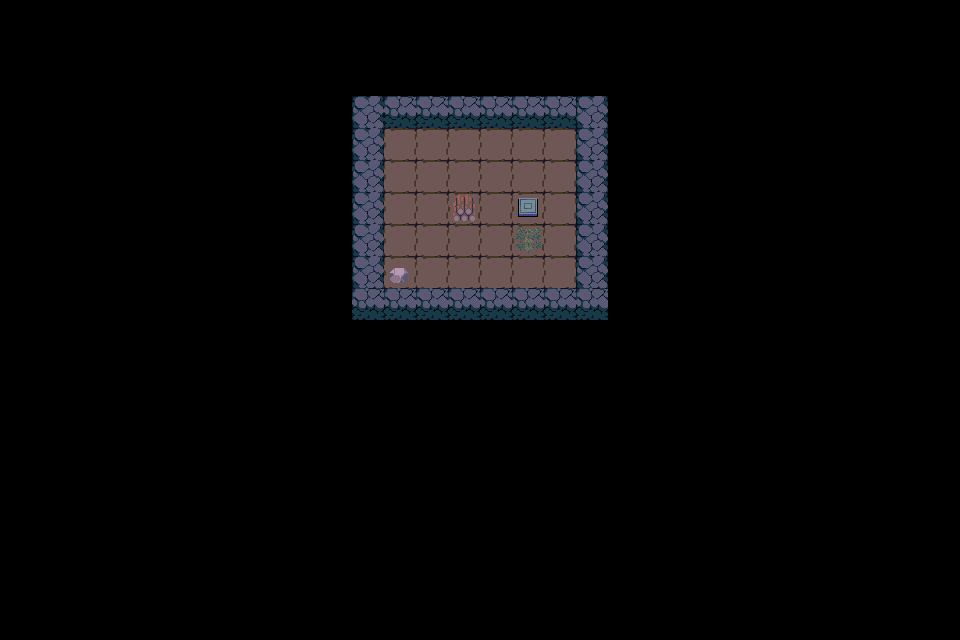

This is a level from a 2D game, rendered from its Tiled map with the project's own tilesets. A one-line summary and the complete map file follow:
An orthogonal 30x20 tile map with 32x32 px tiles, 2 tile layers (Tile Layer 1, Tile Layer 2).

<map version="1.10" tiledversion="1.12.2" orientation="orthogonal" renderorder="right-down" width="30" height="20" tilewidth="32" tileheight="32" infinite="0" nextlayerid="4" nextobjectid="2">
 <tileset firstgid="1" name="tiles" tilewidth="32" tileheight="32" tilecount="442" columns="17">
  <image source="../assets/tiles.png" width="544" height="832" />
 </tileset>
 <layer id="1" name="Tile Layer 1" width="30" height="20">
  <data encoding="csv">
0,0,0,0,0,0,0,0,0,0,0,0,0,0,0,0,0,0,0,0,0,0,0,0,0,0,0,0,0,0,
0,0,0,0,0,0,0,0,0,0,0,0,0,0,0,0,0,0,0,0,0,0,0,0,0,0,0,0,0,0,
0,0,0,0,0,0,0,0,0,0,0,0,0,0,0,0,0,0,0,0,0,0,0,0,0,0,0,0,0,0,
0,0,0,0,0,0,0,0,0,0,0,18,19,19,19,19,19,19,18,0,0,0,0,0,0,0,0,0,0,0,
0,0,0,0,0,0,0,0,0,0,0,18,1,1,1,1,1,1,18,0,0,0,0,0,0,0,0,0,0,0,
0,0,0,0,0,0,0,0,0,0,0,18,1,1,1,1,1,1,18,0,0,0,0,0,0,0,0,0,0,0,
0,0,0,0,0,0,0,0,0,0,0,18,1,1,1,1,1,1,18,0,0,0,0,0,0,0,0,0,0,0,
0,0,0,0,0,0,0,0,0,0,0,18,1,1,1,1,1,1,18,0,0,0,0,0,0,0,0,0,0,0,
0,0,0,0,0,0,0,0,0,0,0,18,1,1,1,1,1,1,18,0,0,0,0,0,0,0,0,0,0,0,
0,0,0,0,0,0,0,0,0,0,0,19,19,19,19,19,19,19,19,0,0,0,0,0,0,0,0,0,0,0,
0,0,0,0,0,0,0,0,0,0,0,0,0,0,0,0,0,0,0,0,0,0,0,0,0,0,0,0,0,0,
0,0,0,0,0,0,0,0,0,0,0,0,0,0,0,0,0,0,0,0,0,0,0,0,0,0,0,0,0,0,
0,0,0,0,0,0,0,0,0,0,0,0,0,0,0,0,0,0,0,0,0,0,0,0,0,0,0,0,0,0,
0,0,0,0,0,0,0,0,0,0,0,0,0,0,0,0,0,0,0,0,0,0,0,0,0,0,0,0,0,0,
0,0,0,0,0,0,0,0,0,0,0,0,0,0,0,0,0,0,0,0,0,0,0,0,0,0,0,0,0,0,
0,0,0,0,0,0,0,0,0,0,0,0,0,0,0,0,0,0,0,0,0,0,0,0,0,0,0,0,0,0,
0,0,0,0,0,0,0,0,0,0,0,0,0,0,0,0,0,0,0,0,0,0,0,0,0,0,0,0,0,0,
0,0,0,0,0,0,0,0,0,0,0,0,0,0,0,0,0,0,0,0,0,0,0,0,0,0,0,0,0,0,
0,0,0,0,0,0,0,0,0,0,0,0,0,0,0,0,0,0,0,0,0,0,0,0,0,0,0,0,0,0,
0,0,0,0,0,0,0,0,0,0,0,0,0,0,0,0,0,0,0,0,0,0,0,0,0,0,0,0,0,0
</data>
 </layer>
 <layer id="3" name="Tile Layer 2" width="30" height="20">
  <data encoding="csv">
0,0,0,0,0,0,0,0,0,0,0,0,0,0,0,0,0,0,0,0,0,0,0,0,0,0,0,0,0,0,
0,0,0,0,0,0,0,0,0,0,0,0,0,0,0,0,0,0,0,0,0,0,0,0,0,0,0,0,0,0,
0,0,0,0,0,0,0,0,0,0,0,0,0,0,0,0,0,0,0,0,0,0,0,0,0,0,0,0,0,0,
0,0,0,0,0,0,0,0,0,0,0,0,0,0,0,0,0,0,0,0,0,0,0,0,0,0,0,0,0,0,
0,0,0,0,0,0,0,0,0,0,0,0,0,0,0,0,0,0,0,0,0,0,0,0,0,0,0,0,0,0,
0,0,0,0,0,0,0,0,0,0,0,0,0,0,0,0,0,0,0,0,0,0,0,0,0,0,0,0,0,0,
0,0,0,0,0,0,0,0,0,0,0,0,0,0,296,0,282,0,0,0,0,0,0,0,0,0,0,0,0,0,
0,0,0,0,0,0,0,0,0,0,0,0,0,0,0,0,327,0,0,0,0,0,0,0,0,0,0,0,0,0,
0,0,0,0,0,0,0,0,0,0,0,0,308,0,0,0,0,0,0,0,0,0,0,0,0,0,0,0,0,0,
0,0,0,0,0,0,0,0,0,0,0,0,0,0,0,0,0,0,0,0,0,0,0,0,0,0,0,0,0,0,
0,0,0,0,0,0,0,0,0,0,0,0,0,0,0,0,0,0,0,0,0,0,0,0,0,0,0,0,0,0,
0,0,0,0,0,0,0,0,0,0,0,0,0,0,0,0,0,0,0,0,0,0,0,0,0,0,0,0,0,0,
0,0,0,0,0,0,0,0,0,0,0,0,0,0,0,0,0,0,0,0,0,0,0,0,0,0,0,0,0,0,
0,0,0,0,0,0,0,0,0,0,0,0,0,0,0,0,0,0,0,0,0,0,0,0,0,0,0,0,0,0,
0,0,0,0,0,0,0,0,0,0,0,0,0,0,0,0,0,0,0,0,0,0,0,0,0,0,0,0,0,0,
0,0,0,0,0,0,0,0,0,0,0,0,0,0,0,0,0,0,0,0,0,0,0,0,0,0,0,0,0,0,
0,0,0,0,0,0,0,0,0,0,0,0,0,0,0,0,0,0,0,0,0,0,0,0,0,0,0,0,0,0,
0,0,0,0,0,0,0,0,0,0,0,0,0,0,0,0,0,0,0,0,0,0,0,0,0,0,0,0,0,0,
0,0,0,0,0,0,0,0,0,0,0,0,0,0,0,0,0,0,0,0,0,0,0,0,0,0,0,0,0,0,
0,0,0,0,0,0,0,0,0,0,0,0,0,0,0,0,0,0,0,0,0,0,0,0,0,0,0,0,0,0
</data>
 </layer>
</map>
